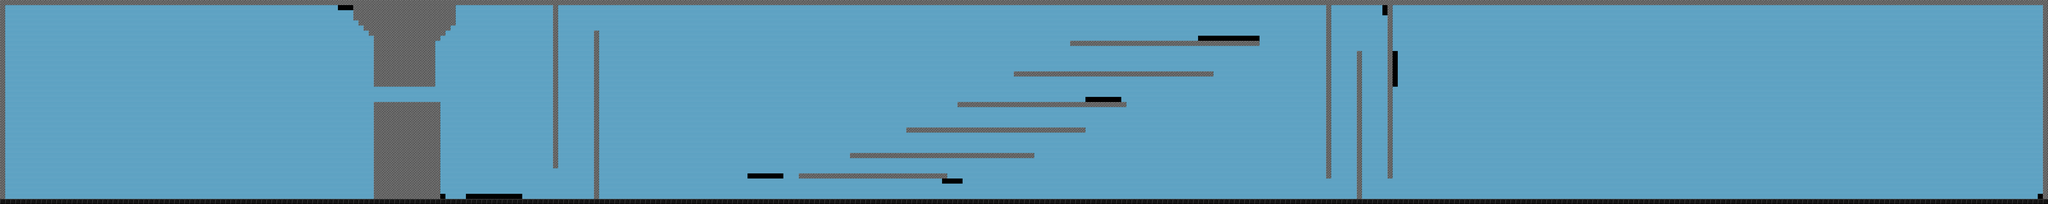

This game map was drawn from its Tiled (.tmx) file and the tilesets committed beside it. A one-line description and the trimmed map source follow:
An orthogonal 400x40 tile map with 32x32 px tiles, 1 tile layer (Background2), 1 hidden layer not drawn, 3 tilesets and 297 objects.

<map version="1.0" tiledversion="1.0.1" orientation="orthogonal" renderorder="right-down" width="400" height="40" tilewidth="32" tileheight="32" nextobjectid="450">
 <tileset firstgid="1" source="skys.tsx" />
 <tileset firstgid="553" source="BasicTileSet.tsx" />
 <tileset firstgid="3625" source="BasicTileSet.tsx" />
 <layer name="Background1" width="400" height="40" visible="0">
  <data>[16000 cells, 16000 non-empty, 2 distinct tile ids]</data>
 </layer>
 <layer name="Background2" width="400" height="40">
  <data>[16000 cells, 15945 non-empty, 4 distinct tile ids]</data>
 </layer>
 <objectgroup name="staticObjects" visible="0">
  <object id="109" x="8" y="13" width="12766" height="16" />
  <object id="111" x="6.33333" y="1253.7" width="12766" height="16" />
  <object id="112" x="12" y="26" width="14" height="1222" />
  <object id="113" x="12772" y="2" width="12" height="1238" />
  <object id="391" x="2337" y="642" width="415" height="606" />
  <object id="392" x="2208" y="35" width="33" height="92" />
  <object id="393" x="2240" y="130" width="35" height="30" />
  <object id="394" x="2272" y="163" width="32" height="27" />
  <object id="395" x="2305" y="193" width="31" height="30" />
  <object id="396" x="2337" y="222" width="383" height="321" />
  <object id="397" x="2723" y="222" width="27" height="35" />
  <object id="398" x="2751" y="195" width="32" height="28" />
  <object id="399" x="2787" y="156" width="29" height="35" />
  <object id="400" x="2811" y="32" width="37" height="126" />
  <object id="401" x="3454" y="36" width="32" height="1018" />
  <object id="402" x="3712" y="196" width="34" height="1048" />
  <object id="403" x="4994" y="1088" width="928" height="30" />
  <object id="405" x="5312" y="962.667" width="1152" height="28" />
  <object id="406" x="5666.67" y="801.333" width="1121.33" height="29.3333" />
  <object id="407" x="5984" y="641.333" width="1057.33" height="29.3333" />
  <object id="410" x="6336" y="448" width="1248" height="30.6667" />
  <object id="411" x="6688" y="254.667" width="1184" height="30.6667" />
  <object id="412" x="8284" y="32" width="36" height="1084" />
  <object id="414" x="8480" y="322" width="32" height="922" />
  <object id="415" x="8674" y="36" width="28" height="1080" />
 </objectgroup>
 <objectgroup name="suckers" visible="0">
  <object id="20" x="592" y="172" width="34" height="36">
   <ellipse />
  </object>
  <object id="22" x="1421" y="64" width="34" height="36">
   <ellipse />
  </object>
  <object id="23" x="2045" y="90" width="34" height="36">
   <ellipse />
  </object>
  <object id="24" x="2637" y="562" width="34" height="36">
   <ellipse />
  </object>
 </objectgroup>
 <objectgroup name="pushers" visible="0">
  <object id="26" x="1191" y="478" width="34" height="36">
   <ellipse />
  </object>
  <object id="27" x="1877" y="322" width="34" height="36">
   <ellipse />
  </object>
  <object id="28" x="2944" y="116" width="34" height="36">
   <ellipse />
  </object>
  <object id="420" x="9676" y="92" width="48" height="44">
   <ellipse />
  </object>
  <object id="421" x="9676" y="1060" width="52" height="48">
   <ellipse />
  </object>
  <object id="422" x="10428" y="584" width="36" height="44">
   <ellipse />
  </object>
  <object id="423" x="8984" y="616" width="56" height="44">
   <ellipse />
  </object>
  <object id="424" x="7800" y="220" width="48" height="36">
   <ellipse />
  </object>
  <object id="425" x="7508" y="404" width="60" height="28">
   <ellipse />
  </object>
  <object id="426" x="7020" y="584" width="32" height="44">
   <ellipse />
  </object>
  <object id="427" x="6696" y="740" width="48" height="48">
   <ellipse />
  </object>
  <object id="428" x="6364" y="912" width="52" height="36">
   <ellipse />
  </object>
  <object id="429" x="5872" y="1056" width="60" height="28">
   <ellipse />
  </object>
  <object id="430" x="10864" y="1044" width="44" height="56">
   <ellipse />
  </object>
  <object id="431" x="11608" y="1076" width="64" height="52">
   <ellipse />
  </object>
  <object id="432" x="11652" y="80" width="52" height="60">
   <ellipse />
  </object>
 </objectgroup>
 <objectgroup name="healers" visible="0">
  <object id="29" x="1295" y="566" width="34" height="36">
   <ellipse />
  </object>
  <object id="30" x="2113" y="570" width="34" height="36">
   <ellipse />
  </object>
 </objectgroup>
 <objectgroup name="suckerCreator" visible="0">
  <object id="31" x="1083" y="30" width="34" height="36">
   <ellipse />
  </object>
  <object id="32" x="1927" y="86" width="34" height="36">
   <ellipse />
  </object>
  <object id="416" x="5028" y="80" width="36" height="40">
   <ellipse />
  </object>
  <object id="417" x="6516" y="96" width="48" height="44">
   <ellipse />
  </object>
  <object id="418" x="8384" y="96" width="56" height="40">
   <ellipse />
  </object>
  <object id="419" x="10804" y="72" width="56" height="44">
   <ellipse />
  </object>
 </objectgroup>
 <objectgroup name="bricks" visible="0">
  <object id="33" x="482" y="546" width="60" height="26" />
  <object id="35" x="482" y="577" width="60" height="26" />
  <object id="36" x="482.333" y="518" width="60" height="26" />
  <object id="37" x="482.667" y="491" width="60" height="26" />
  <object id="39" x="482.333" y="463" width="60" height="26" />
  <object id="41" x="482.667" y="436.333" width="60" height="26" />
  <object id="44" x="482.667" y="409.667" width="60" height="26" />
  <object id="45" x="482.667" y="383.333" width="60" height="26" />
  <object id="46" x="482.667" y="355.667" width="60" height="26" />
  <object id="47" x="482.333" y="327.667" width="60" height="26" />
  <object id="49" x="482.667" y="300" width="60" height="26" />
  <object id="137" x="483.667" y="834.5" width="60" height="26" />
  <object id="138" x="484" y="751.5" width="60" height="26" />
  <object id="139" x="484.334" y="698.167" width="60" height="26" />
  <object id="140" x="484.334" y="588.5" width="60" height="26" />
  <object id="141" x="483.667" y="865.5" width="60" height="26" />
  <object id="142" x="484" y="616.167" width="60" height="26" />
  <object id="143" x="484.334" y="644.167" width="60" height="26" />
  <object id="144" x="484.334" y="724.833" width="60" height="26" />
  <object id="145" x="484" y="806.5" width="60" height="26" />
  <object id="146" x="484.334" y="779.5" width="60" height="26" />
  <object id="147" x="484.334" y="671.833" width="60" height="26" />
  <object id="148" x="481.667" y="1150.5" width="60" height="26" />
  <object id="149" x="482" y="1067.5" width="60" height="26" />
  <object id="150" x="482.334" y="1014.17" width="60" height="26" />
  <object id="151" x="482.334" y="904.5" width="60" height="26" />
  <object id="152" x="481.667" y="1181.5" width="60" height="26" />
  <object id="153" x="482" y="932.167" width="60" height="26" />
  <object id="154" x="482.334" y="960.167" width="60" height="26" />
  <object id="155" x="482.334" y="1040.83" width="60" height="26" />
  <object id="156" x="482" y="1122.5" width="60" height="26" />
  <object id="157" x="482.334" y="1095.5" width="60" height="26" />
  <object id="158" x="482.334" y="987.833" width="60" height="26" />
  <object id="159" x="1569.33" y="351.25" width="60" height="26" />
  <object id="160" x="1569.33" y="792.75" width="60" height="26" />
  <object id="161" x="1571.33" y="613.083" width="60" height="26" />
  <object id="162" x="1569" y="465.25" width="60" height="26" />
  </objectgroup>
 <objectgroup name="player" visible="0">
  <!-- 13 objects omitted --></objectgroup>
 <objectgroup name="leftBoundary" visible="0">
  <!-- 12 objects omitted --></objectgroup>
 <objectgroup name="rightBoundary">
  <!-- 9 objects omitted --></objectgroup>
 <objectgroup name="topBoundary" visible="0">
  <!-- 6 objects omitted --></objectgroup>
 <objectgroup name="bottomBoundary" visible="0">
  <!-- 3 objects omitted --></objectgroup>
</map>
<!-- 207 of 297 objects omitted -->
